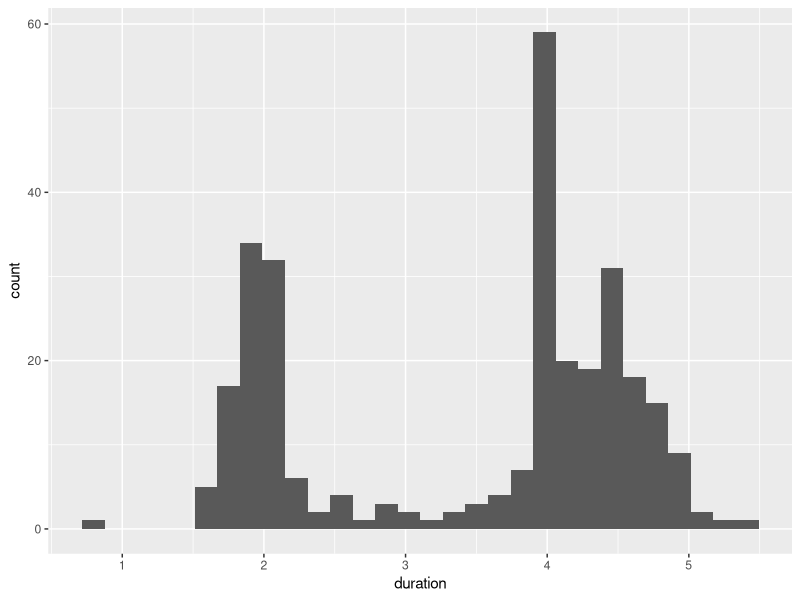

Source code (R):
thisIsAString <- "hello from R in cdsw"
print ( thisIsAString )
install.packages("ggplot2")
library ( ggplot2)
install.packages("datasets")
library (datasets)
library(MASS)
ggplot(geyser) + geom_histogram(aes(x = duration))


#install.packages("maps")
#library(devtools)
#devtools::install_github("rstudio/sparklyr")
